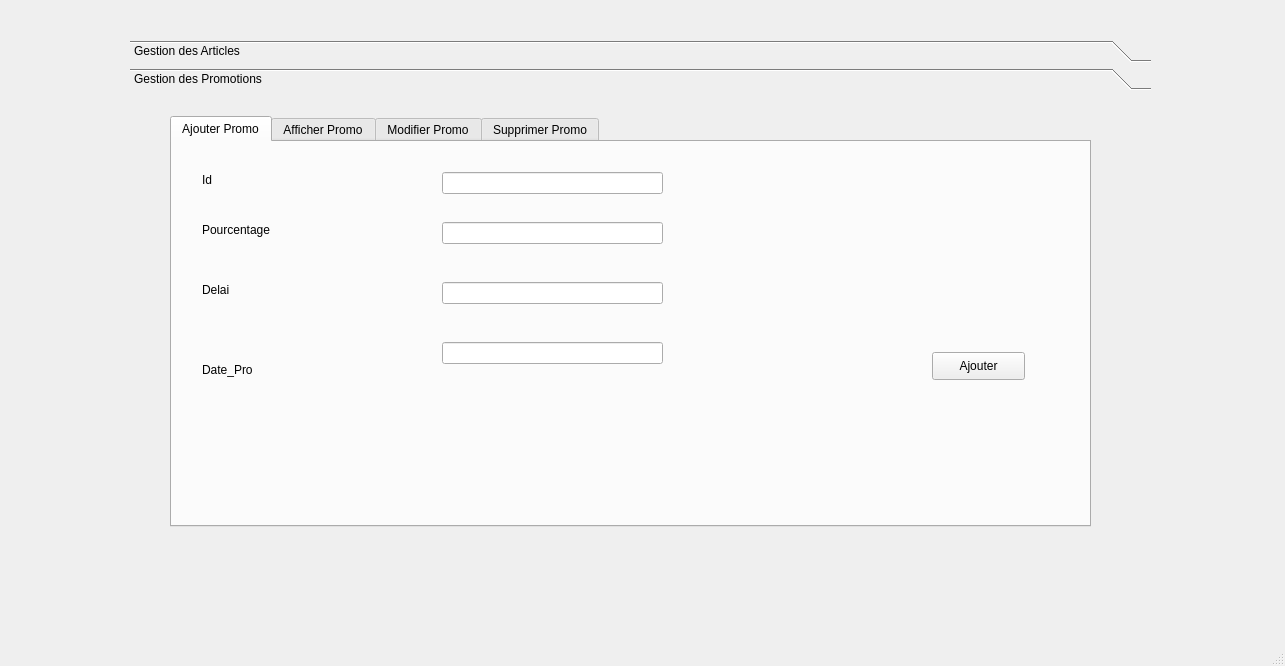
<?xml version="1.0" encoding="UTF-8"?>
<ui version="4.0">
 <class>GestionMarkt</class>
 <widget class="QMainWindow" name="GestionMarkt">
  <property name="geometry">
   <rect>
    <x>0</x>
    <y>0</y>
    <width>1285</width>
    <height>666</height>
   </rect>
  </property>
  <property name="windowTitle">
   <string>MainWindow</string>
  </property>
  <widget class="QWidget" name="centralwidget">
   <widget class="QToolBox" name="toolBox">
    <property name="geometry">
     <rect>
      <x>130</x>
      <y>40</y>
      <width>1021</width>
      <height>521</height>
     </rect>
    </property>
    <property name="styleSheet">
     <string notr="true">background-image: url(:/back30.jpg);</string>
    </property>
    <property name="currentIndex">
     <number>1</number>
    </property>
    <widget class="QWidget" name="page">
     <property name="geometry">
      <rect>
       <x>0</x>
       <y>0</y>
       <width>1021</width>
       <height>459</height>
      </rect>
     </property>
     <attribute name="label">
      <string>Gestion des Articles</string>
     </attribute>
     <widget class="QTabWidget" name="tabWidget">
      <property name="geometry">
       <rect>
        <x>50</x>
        <y>20</y>
        <width>921</width>
        <height>411</height>
       </rect>
      </property>
      <property name="currentIndex">
       <number>3</number>
      </property>
      <widget class="QWidget" name="tab">
       <attribute name="title">
        <string>Ajouter Article</string>
       </attribute>
       <widget class="QLabel" name="label">
        <property name="geometry">
         <rect>
          <x>30</x>
          <y>30</y>
          <width>55</width>
          <height>16</height>
         </rect>
        </property>
        <property name="text">
         <string>Prix</string>
        </property>
       </widget>
       <widget class="QLabel" name="label_2">
        <property name="geometry">
         <rect>
          <x>30</x>
          <y>80</y>
          <width>55</width>
          <height>16</height>
         </rect>
        </property>
        <property name="text">
         <string>Quantite</string>
        </property>
       </widget>
       <widget class="QLabel" name="label_3">
        <property name="geometry">
         <rect>
          <x>30</x>
          <y>140</y>
          <width>55</width>
          <height>16</height>
         </rect>
        </property>
        <property name="text">
         <string>Code</string>
        </property>
       </widget>
       <widget class="QLabel" name="label_4">
        <property name="geometry">
         <rect>
          <x>30</x>
          <y>220</y>
          <width>111</width>
          <height>16</height>
         </rect>
        </property>
        <property name="text">
         <string>Type_article</string>
        </property>
       </widget>
       <widget class="QLineEdit" name="l_ajout_prix">
        <property name="geometry">
         <rect>
          <x>270</x>
          <y>30</y>
          <width>221</width>
          <height>22</height>
         </rect>
        </property>
       </widget>
       <widget class="QLineEdit" name="l_ajout_qte">
        <property name="geometry">
         <rect>
          <x>270</x>
          <y>80</y>
          <width>221</width>
          <height>22</height>
         </rect>
        </property>
       </widget>
       <widget class="QLineEdit" name="l_ajout_code">
        <property name="geometry">
         <rect>
          <x>270</x>
          <y>140</y>
          <width>221</width>
          <height>22</height>
         </rect>
        </property>
       </widget>
       <widget class="QLineEdit" name="l_ajout_type">
        <property name="geometry">
         <rect>
          <x>270</x>
          <y>200</y>
          <width>221</width>
          <height>22</height>
         </rect>
        </property>
       </widget>
       <widget class="QPushButton" name="ajouter_Article">
        <property name="geometry">
         <rect>
          <x>760</x>
          <y>210</y>
          <width>93</width>
          <height>28</height>
         </rect>
        </property>
        <property name="text">
         <string>Ajouter</string>
        </property>
       </widget>
      </widget>
      <widget class="QWidget" name="tab_2">
       <attribute name="title">
        <string>Afficher Article</string>
       </attribute>
       <widget class="QTableView" name="tableView_article">
        <property name="geometry">
         <rect>
          <x>40</x>
          <y>30</y>
          <width>681</width>
          <height>331</height>
         </rect>
        </property>
       </widget>
      </widget>
      <widget class="QWidget" name="tab_3">
       <attribute name="title">
        <string>Modifier Article</string>
       </attribute>
       <widget class="QLabel" name="label_5">
        <property name="geometry">
         <rect>
          <x>30</x>
          <y>30</y>
          <width>55</width>
          <height>16</height>
         </rect>
        </property>
        <property name="text">
         <string>Prix</string>
        </property>
       </widget>
       <widget class="QLabel" name="label_6">
        <property name="geometry">
         <rect>
          <x>30</x>
          <y>80</y>
          <width>55</width>
          <height>16</height>
         </rect>
        </property>
        <property name="text">
         <string>Quantite</string>
        </property>
       </widget>
       <widget class="QLabel" name="label_7">
        <property name="geometry">
         <rect>
          <x>30</x>
          <y>140</y>
          <width>55</width>
          <height>16</height>
         </rect>
        </property>
        <property name="text">
         <string>Code</string>
        </property>
       </widget>
       <widget class="QLabel" name="label_8">
        <property name="geometry">
         <rect>
          <x>30</x>
          <y>210</y>
          <width>111</width>
          <height>16</height>
         </rect>
        </property>
        <property name="text">
         <string>Type_article</string>
        </property>
       </widget>
       <widget class="QLineEdit" name="l_modif_prix">
        <property name="geometry">
         <rect>
          <x>170</x>
          <y>20</y>
          <width>221</width>
          <height>22</height>
         </rect>
        </property>
       </widget>
       <widget class="QLineEdit" name="l_modif_qte">
        <property name="geometry">
         <rect>
          <x>170</x>
          <y>80</y>
          <width>221</width>
          <height>22</height>
         </rect>
        </property>
       </widget>
       <widget class="QLineEdit" name="l_modif_code">
        <property name="geometry">
         <rect>
          <x>170</x>
          <y>140</y>
          <width>221</width>
          <height>22</height>
         </rect>
        </property>
       </widget>
       <widget class="QLineEdit" name="l_modif_type">
        <property name="geometry">
         <rect>
          <x>170</x>
          <y>210</y>
          <width>221</width>
          <height>22</height>
         </rect>
        </property>
       </widget>
       <widget class="QPushButton" name="ModifierART">
        <property name="geometry">
         <rect>
          <x>750</x>
          <y>230</y>
          <width>93</width>
          <height>28</height>
         </rect>
        </property>
        <property name="text">
         <string>Modifier</string>
        </property>
       </widget>
       <widget class="QPushButton" name="RechercherART">
        <property name="geometry">
         <rect>
          <x>750</x>
          <y>170</y>
          <width>93</width>
          <height>28</height>
         </rect>
        </property>
        <property name="text">
         <string>Rechercher</string>
        </property>
       </widget>
      </widget>
      <widget class="QWidget" name="tab_4">
       <attribute name="title">
        <string>Supprimer Article</string>
       </attribute>
       <widget class="QLabel" name="label_9">
        <property name="geometry">
         <rect>
          <x>90</x>
          <y>150</y>
          <width>55</width>
          <height>16</height>
         </rect>
        </property>
        <property name="text">
         <string>Code</string>
        </property>
       </widget>
       <widget class="QLineEdit" name="l_supp_code">
        <property name="geometry">
         <rect>
          <x>220</x>
          <y>150</y>
          <width>281</width>
          <height>22</height>
         </rect>
        </property>
       </widget>
       <widget class="QPushButton" name="SupprimerART">
        <property name="geometry">
         <rect>
          <x>780</x>
          <y>280</y>
          <width>93</width>
          <height>28</height>
         </rect>
        </property>
        <property name="text">
         <string>Supprimer</string>
        </property>
       </widget>
      </widget>
     </widget>
    </widget>
    <widget class="QWidget" name="page_2">
     <property name="geometry">
      <rect>
       <x>0</x>
       <y>0</y>
       <width>1021</width>
       <height>459</height>
      </rect>
     </property>
     <attribute name="label">
      <string>Gestion des Promotions</string>
     </attribute>
     <widget class="QTabWidget" name="tabWidget_2">
      <property name="geometry">
       <rect>
        <x>40</x>
        <y>20</y>
        <width>921</width>
        <height>411</height>
       </rect>
      </property>
      <property name="currentIndex">
       <number>0</number>
      </property>
      <widget class="QWidget" name="tab_5">
       <attribute name="title">
        <string>Ajouter Promo</string>
       </attribute>
       <widget class="QLabel" name="label_10">
        <property name="geometry">
         <rect>
          <x>30</x>
          <y>30</y>
          <width>55</width>
          <height>16</height>
         </rect>
        </property>
        <property name="text">
         <string>Id</string>
        </property>
       </widget>
       <widget class="QLabel" name="label_11">
        <property name="geometry">
         <rect>
          <x>30</x>
          <y>80</y>
          <width>111</width>
          <height>16</height>
         </rect>
        </property>
        <property name="text">
         <string>Pourcentage</string>
        </property>
       </widget>
       <widget class="QLabel" name="label_12">
        <property name="geometry">
         <rect>
          <x>30</x>
          <y>140</y>
          <width>55</width>
          <height>16</height>
         </rect>
        </property>
        <property name="text">
         <string>Delai</string>
        </property>
       </widget>
       <widget class="QLabel" name="label_13">
        <property name="geometry">
         <rect>
          <x>30</x>
          <y>220</y>
          <width>111</width>
          <height>16</height>
         </rect>
        </property>
        <property name="text">
         <string>Date_Pro</string>
        </property>
       </widget>
       <widget class="QLineEdit" name="l_ajout_Id">
        <property name="geometry">
         <rect>
          <x>270</x>
          <y>30</y>
          <width>221</width>
          <height>22</height>
         </rect>
        </property>
       </widget>
       <widget class="QLineEdit" name="l_ajout_Pcent">
        <property name="geometry">
         <rect>
          <x>270</x>
          <y>80</y>
          <width>221</width>
          <height>22</height>
         </rect>
        </property>
       </widget>
       <widget class="QLineEdit" name="l_ajout_delai">
        <property name="geometry">
         <rect>
          <x>270</x>
          <y>140</y>
          <width>221</width>
          <height>22</height>
         </rect>
        </property>
       </widget>
       <widget class="QLineEdit" name="l_ajout_dateP">
        <property name="geometry">
         <rect>
          <x>270</x>
          <y>200</y>
          <width>221</width>
          <height>22</height>
         </rect>
        </property>
       </widget>
       <widget class="QPushButton" name="ajouter_Promo">
        <property name="geometry">
         <rect>
          <x>760</x>
          <y>210</y>
          <width>93</width>
          <height>28</height>
         </rect>
        </property>
        <property name="text">
         <string>Ajouter</string>
        </property>
       </widget>
      </widget>
      <widget class="QWidget" name="tab_6">
       <attribute name="title">
        <string>Afficher Promo</string>
       </attribute>
       <widget class="QTableView" name="tableView_Promo">
        <property name="geometry">
         <rect>
          <x>40</x>
          <y>30</y>
          <width>681</width>
          <height>331</height>
         </rect>
        </property>
       </widget>
      </widget>
      <widget class="QWidget" name="tab_7">
       <attribute name="title">
        <string>Modifier Promo</string>
       </attribute>
       <widget class="QLabel" name="label_14">
        <property name="geometry">
         <rect>
          <x>30</x>
          <y>30</y>
          <width>55</width>
          <height>16</height>
         </rect>
        </property>
        <property name="text">
         <string>Id</string>
        </property>
       </widget>
       <widget class="QLabel" name="label_15">
        <property name="geometry">
         <rect>
          <x>30</x>
          <y>80</y>
          <width>81</width>
          <height>16</height>
         </rect>
        </property>
        <property name="text">
         <string>Pourcentage</string>
        </property>
       </widget>
       <widget class="QLabel" name="label_16">
        <property name="geometry">
         <rect>
          <x>30</x>
          <y>140</y>
          <width>55</width>
          <height>16</height>
         </rect>
        </property>
        <property name="text">
         <string>Delai</string>
        </property>
       </widget>
       <widget class="QLabel" name="label_17">
        <property name="geometry">
         <rect>
          <x>30</x>
          <y>210</y>
          <width>111</width>
          <height>16</height>
         </rect>
        </property>
        <property name="text">
         <string>Date_Pro</string>
        </property>
       </widget>
       <widget class="QLineEdit" name="l_modif_id">
        <property name="geometry">
         <rect>
          <x>170</x>
          <y>20</y>
          <width>221</width>
          <height>22</height>
         </rect>
        </property>
       </widget>
       <widget class="QLineEdit" name="l_modif_Pcent">
        <property name="geometry">
         <rect>
          <x>170</x>
          <y>80</y>
          <width>221</width>
          <height>22</height>
         </rect>
        </property>
       </widget>
       <widget class="QLineEdit" name="l_modif_delai">
        <property name="geometry">
         <rect>
          <x>170</x>
          <y>140</y>
          <width>221</width>
          <height>22</height>
         </rect>
        </property>
       </widget>
       <widget class="QLineEdit" name="l_modif_DateP">
        <property name="geometry">
         <rect>
          <x>170</x>
          <y>210</y>
          <width>221</width>
          <height>22</height>
         </rect>
        </property>
       </widget>
       <widget class="QPushButton" name="ModifierPro">
        <property name="geometry">
         <rect>
          <x>750</x>
          <y>230</y>
          <width>93</width>
          <height>28</height>
         </rect>
        </property>
        <property name="text">
         <string>Modifier</string>
        </property>
       </widget>
       <widget class="QPushButton" name="RecherchePro">
        <property name="geometry">
         <rect>
          <x>750</x>
          <y>170</y>
          <width>93</width>
          <height>28</height>
         </rect>
        </property>
        <property name="text">
         <string>Rechercher</string>
        </property>
       </widget>
      </widget>
      <widget class="QWidget" name="tab_8">
       <attribute name="title">
        <string>Supprimer Promo</string>
       </attribute>
       <widget class="QLabel" name="label_18">
        <property name="geometry">
         <rect>
          <x>90</x>
          <y>150</y>
          <width>55</width>
          <height>16</height>
         </rect>
        </property>
        <property name="text">
         <string>Id</string>
        </property>
       </widget>
       <widget class="QLineEdit" name="l_supp_Id">
        <property name="geometry">
         <rect>
          <x>220</x>
          <y>150</y>
          <width>281</width>
          <height>22</height>
         </rect>
        </property>
       </widget>
       <widget class="QPushButton" name="SupprimerPro">
        <property name="geometry">
         <rect>
          <x>780</x>
          <y>280</y>
          <width>93</width>
          <height>28</height>
         </rect>
        </property>
        <property name="text">
         <string>Supprimer</string>
        </property>
       </widget>
      </widget>
     </widget>
    </widget>
   </widget>
  </widget>
  <widget class="QMenuBar" name="menubar">
   <property name="geometry">
    <rect>
     <x>0</x>
     <y>0</y>
     <width>1285</width>
     <height>26</height>
    </rect>
   </property>
  </widget>
  <widget class="QStatusBar" name="statusbar"/>
 </widget>
 <resources/>
 <connections/>
</ui>
